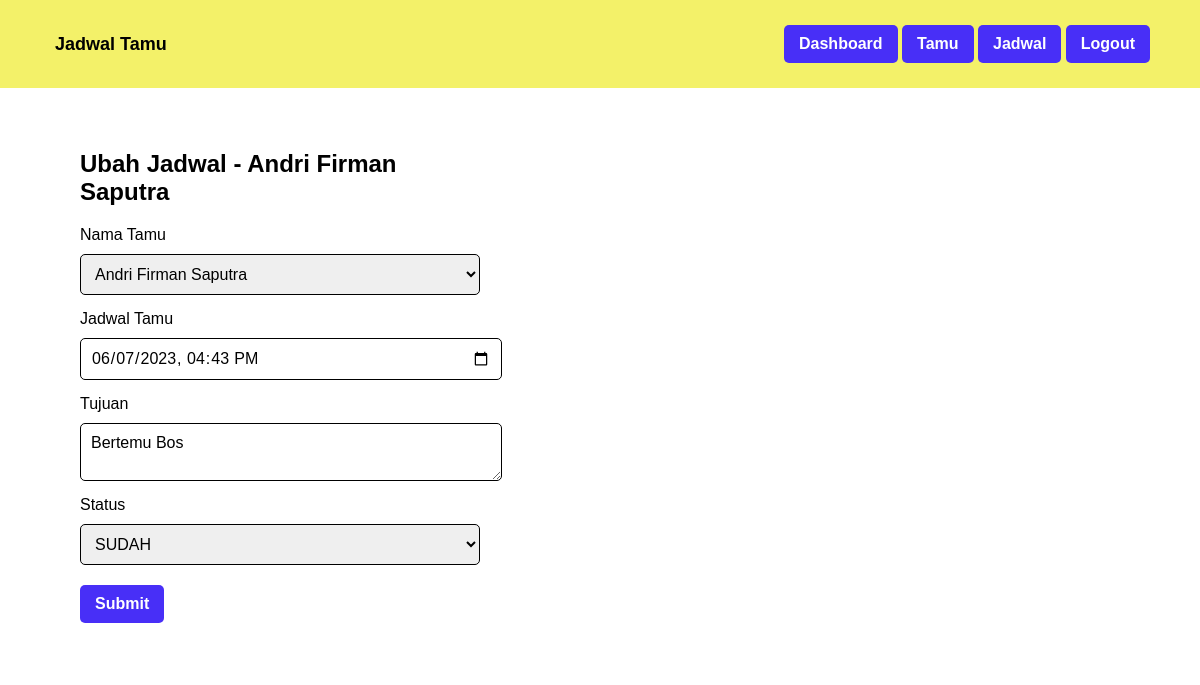
/ubah_jadwal.php?id_jadwal=7 (signed in), run on the app's committed database.
### tables this page shows
CREATE TABLE `jadwal` (
  `id_jadwal` int(11) NOT NULL,
  `id_tamu` int(11) NOT NULL,
  `jadwal_tamu` datetime NOT NULL,
  `tujuan` text NOT NULL,
  `status` enum('BELUM','SUDAH') NOT NULL
);

CREATE TABLE `tamu` (
  `id_tamu` int(11) NOT NULL,
  `nama_tamu` varchar(100) NOT NULL,
  `alamat_tamu` text NOT NULL,
  `no_telp_tamu` varchar(15) NOT NULL
);

### ubah_jadwal.php (the view, shortened to what this page needs)
<?php
	require_once 'koneksi.php';
	$id_jadwal = $_GET['id_jadwal'];
	$data_jadwal = mysqli_fetch_assoc(mysqli_query($koneksi, "SELECT * FROM jadwal INNER JOIN tamu ON jadwal.id_tamu = tamu.id_tamu WHERE id_jadwal = '$id_jadwal'"));
?>
<!DOCTYPE html>
<html lang="en">
<head>
	<?php include_once 'head.php'; ?>
</head>
<body>
	<?php include_once 'navbar.php'; ?>
    <div class="container anti-navbar">
		<form method="post" class="form form-left">
			<h2>Ubah Jadwal - <?= $data_jadwal['nama_tamu']; ?></h2>
			<div>
				<label class="label" for="id_tamu">Nama Tamu</label>
				<select class="input" name="id_tamu" id="id_tamu">
					<option value="<?= $data_jadwal['id_tamu']; ?>"><?= $data_jadwal['nama_tamu']; ?></option>
				</select>
			</div>
			<div>
				<label class="label" for="jadwal_tamu">Jadwal Tamu</label>
				<input class="input" type="datetime-local" name="jadwal_tamu" id="jadwal_tamu" required value="<?= $data_jadwal['jadwal_tamu']; ?>">
			</div>
			<div>
				<label class="label" for="tujuan">Tujuan</label>
				<textarea class="input" name="tujuan" id="tujuan" required><?= $data_jadwal['tujuan']; ?></textarea>
			</div>
			<div>
				<label class="label" for="status">Status</label>
				<select class="input" name="status" id="status">
					<option value="SUDAH">SUDAH</option>
				</select>
			</div>
			<div>
				<button type="submit" class="button" name="btnJadwal">Submit</button>
			</div>
		</form>
	</div>
</body>
</html>

### style.css (style rules this page uses)
* { font-family: 'Tahoma', sans-serif; }
body { margin: 0; padding: 0; }
.container { padding: 10px 50px; }
.anti-navbar { padding-top: 100px; }
.button { margin-top: 5px; margin-bottom: 5px; display: inline-block; padding: 10px 15px; background-color: #482ff7; color: #fff; text-decoration: none; border-radius: 5px; border: none; text-align: center; transition: all 0.2s ease-in-out; font-weight: bold; font-size: 16px; }
.form { max-width: 400px; margin: 0 auto; background-color: #fff; padding: 30px; color: #000; border-radius: 5px; }
.form-left { margin: 0; }
.label, .input { display: block; width: 100%; }
.label { margin-bottom: 10px; }
.input { margin-top: 5px; margin-bottom: 15px; padding: 10px; font-size: 16px; border-radius: 5px; border: 1px solid black; }
.label { white-space: nowrap; }

### data on the page
jadwal: id_tamu.nama_tamu "Andri Firman Saputra", id_tamu "Andri Firman Saputra", jadwal_tamu "06/07/2023 16:43", tujuan "Bertemu Bos"
